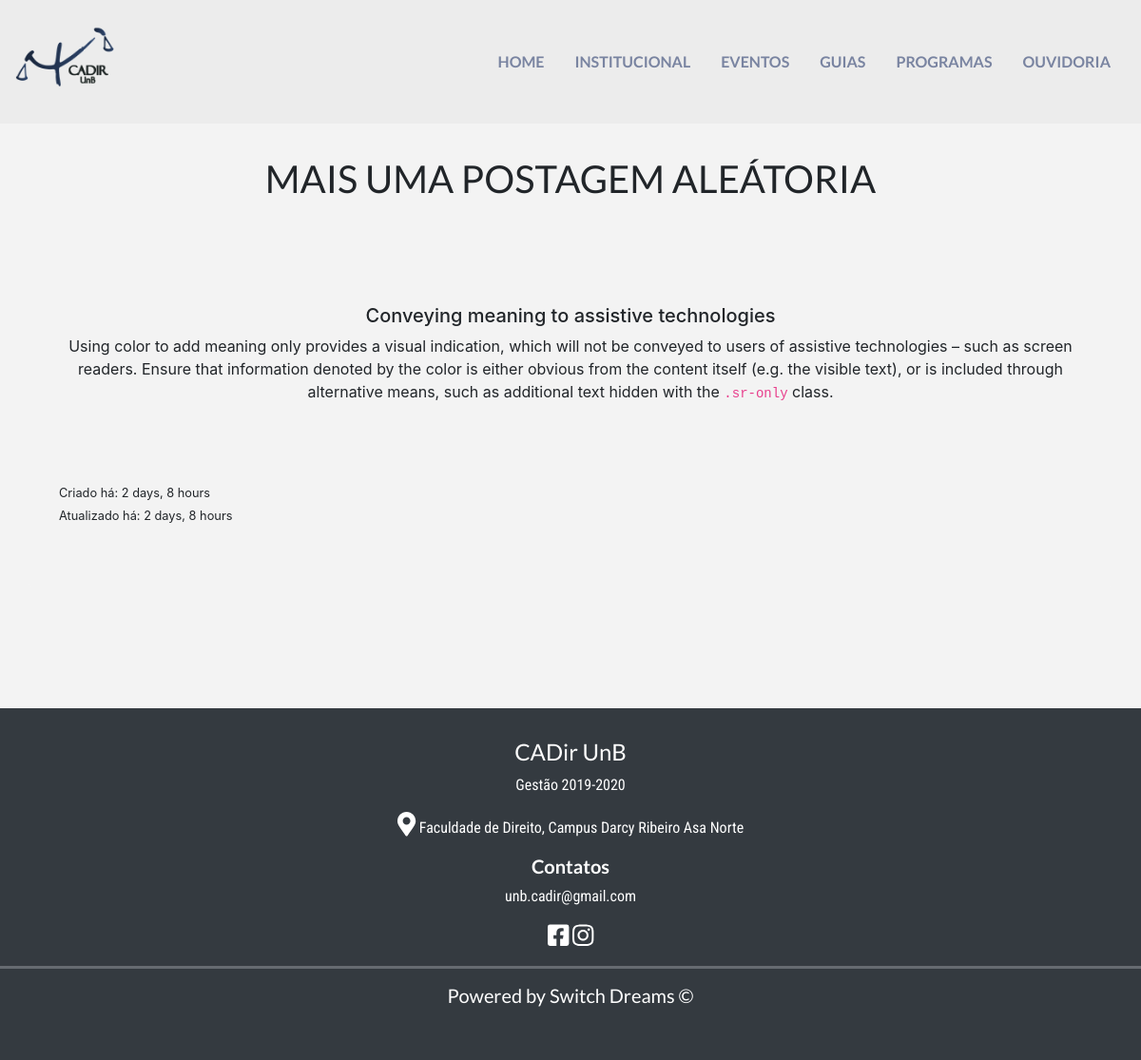
The app's page /institucional/postagem/Mais uma postagem aleátoria with its own data.
### institucional/models.py (models this page shows, shortened)
class Postagem(models.Model):
    nome = models.CharField('Nome', max_length=60, unique=True)
    desc = models.CharField('Descrição', max_length=300, help_text="Descrição abreviada(até 300 caracteres)")
    text = models.TextField('Postagem')
    created_at = models.DateTimeField('created at', auto_now_add=True)
    updated_at = models.DateTimeField('updated at', auto_now=True)
    class Meta:
        verbose_name = "Postagem"
        verbose_name_plural = "Postagens"

### institucional/views.py (the view)
# urls.py: path('postagem/<str:pk>', views.postagem_show, name='postagem_show')
def postagem_show(request, **kwargs):
    template_name = 'postagem_show.html'
    context = {
        "Postagem": Postagem.objects.filter(nome=kwargs['pk']).get(),
        "Hoje": timezone.now()
    }
    return render(request, template_name, context)

### institucional/templates/postagem_show.html
{% extends 'base.html' %}
{% block content %}
    <div class="container padding">
        <div class="jumbotron">
            <h1 class="text-center">{{ Postagem.nome }}</h1>
            <div class="text-center padding">
                {{ Postagem.text|safe }}
            </div>
            <small> Criado há: {{ Postagem.created_at|timesince:Hoje }} </small><br>
            <small> Atualizado há: {{ Postagem.updated_at|timesince:Hoje }} </small>
        </div>
    </div>
{% endblock %}

### static/css/main_page.css (style rules this page uses)
:root { --cadir-blue-faded: #3c5a8c; --cadir-blue: #001652; --bg-white: #f3f3f3; --bg-white-nav: #ececec; }
p { font-family: 'Roboto Condensed', sans-serif; color: black; }
h1, h2, h3, h4, h5, h6 { font-family: 'Lato', sans-serif; }
.padding { padding: 80px 0px; }

### static/css/programas.css (style rules this page uses)
:root { --cadir-blue-faded: #3c5a8c; --cadir-blue: #001652; --bg-white: #f3f3f3; --bg-white-nav : #ececec; }
h1 { padding: 20px 0; text-transform: uppercase; }
.jumbotron { background-color:var(--bg-white); }

### static/css/eventos.css (style rules this page uses)
:root { --cadir-blue-faded: #3c5a8c; --cadir-blue: #001652; --bg-white: #f3f3f3; --bg-white-nav: #ececec; }

### static/css/templates.css (style rules this page uses)
:root { --cadir-blue-faded: #0016527c; --cadir-blue: #001652; --bg-white: #f3f3f3; --bg-white-nav : #ececec; }
html, body { height: 100%; width: 100%; margin: 0; padding: 0; background-color: var(--bg-white); }
body { position: relative; }

### records on screen
Postagem: nome "MAIS UMA POSTAGEM ALEÁTORIA", text "Conveying meaning to assistive technologies Using color to add meaning only provides a visual indication, which will not be conveyed to users of assistive technologies – such as screen readers. Ensure that information denoted by the color is either obvious from the content itself (e.g. the visible text), or is included through alternative means, such as additional text hidden with the .sr-only class.", created_at "2 days, 8 hours", updated_at "2 days, 8 hours"
